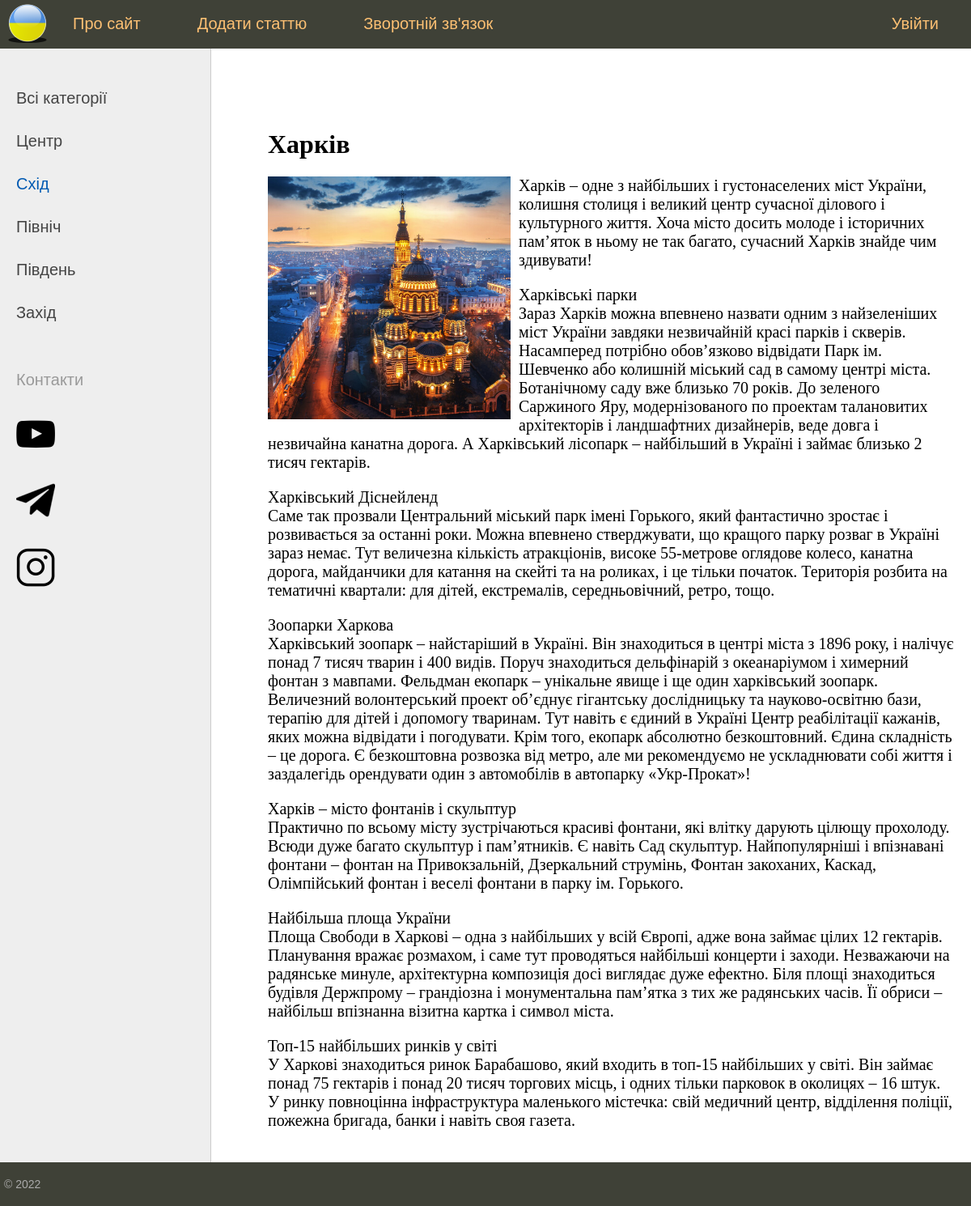
The app's page /post/kharkiv with its own data.
### ukraine/models.py (models this page shows, shortened)
class Category(models.Model):
    name = models.CharField(max_length=100, db_index=True, verbose_name="Category")
    slug = models.SlugField(max_length=255, unique=True, db_index=True, verbose_name="URL" )
    def get_absolute_url(self):
        return reverse('category', kwargs={'category_slug': self.slug})
    class Meta:
        verbose_name='Категорії'
        verbose_name_plural='Категорії'
        ordering= ['id', 'name',]

class Ukraine(models.Model):
    title = models.CharField(max_length=255, verbose_name='Заголовок')
    slug=models.SlugField(max_length=255, unique=True, db_index=True, verbose_name="URL")
    content = models.TextField(blank=True, verbose_name='Текст')
    photo = models.ImageField(upload_to='photos/%Y/%m/%d/', verbose_name='Фото')
    time_create = models.DateTimeField(auto_now_add=True, verbose_name='Час створення')
    time_update = models.DateTimeField(auto_now=True, verbose_name='Час зміни')
    is_published = models.BooleanField(default=True, verbose_name='Публікація')
    cat = models.ForeignKey('Category', on_delete=models.PROTECT,verbose_name='Категорії')
    class Meta:
        verbose_name = 'Міста України'
        verbose_name_plural = 'Міста України'
        ordering = ['time_create', 'title']

### ukraine/views.py (the view)
# urls.py: path('post/<slug:post_slug>', show_post, name='post'),
def show_post(request, post_slug):
    post = get_object_or_404(Ukraine, slug=post_slug)
    context = {
        'post': post,
        'menu': menu,
        'title': post.title,
        'cat_selected': post.cat_id
    }
    return render(request, 'ukraine/post.html', context=context)

### ukraine/templatetags/ukraine_tags.py (called while the page is built)
@register.simple_tag(name="getcats")
def get_categories(filter=None):
    if not filter:
        return Category.objects.all()
    else:
        return Category.objects.filter(pk=filter)

@register.inclusion_tag('ukraine/list_categories.html')
def show_categories(sort=None, cat_selected=None):
    if not sort:
        cats = Category.objects.all()
    else:
        cats=Category.objects.order_by(sort)
    return {"cats":cats, "cat_selected": cat_selected}

### ukraine/templates/ukraine/post.html
{% extends 'ukraine/base.html' %}
{% block content %}
<h1>{{post.title}}</h1>
{% if post.photo %}
<p><img class="img-article-left" src="{{post.photo.url}}"></p>
{% endif %}
{{post.content|linebreaks}}
{% endblock %}

### ukraine/templates/ukraine/list_categories.html
{% for c in cats %}
	{% if c.pk == cat_selected %}
		<li class="selected">{{c.name}}</li>
	{% else %}
		<li><a href="{{ c.get_absolute_url }}">{{c.name}}</a> </li>
	{% endif %}
{% endfor %}

### ukraine/static/ukraine/css/styles.css (style rules this page uses)
html, body { font-family: 'Arial'; margin: 0; padding: 0; height: 100%; width: 100%; color: #444; }
a { color: #0059b2; text-decoration: none; }
img { max-width: 600px; height: auto; }
img.img-article-left { max-width: 300px; height: auto; float: left; padding: 0 10px 10px 0; }
.left-chapters ul li { margin: 30px 0 0 0; color: #999; }
.left-chapters ul li.selected { color: #0059b2; }
.left-chapters ul li a { color: #444; text-decoration: none; }
.content-text h1 { font-size: 32px; }

### records on screen
Category: name "Центр"
Category: name "Схід"
Category: name "Північ"
Category: name "Південь"
Category: name "Захід"
Ukraine: title "Харків", photo (picture), content "Харків – одне з найбільших і густонаселених міст України, колишня столиця і великий центр сучасної ділового і культурного життя. Хоча місто досить молоде і історичних пам’яток в ньому не так багато, сучасний Харків знайде чим здивувати! Харківські парки Зараз Харків можна впевнено назвати одним з найзеленіших міст України завдяки незвичайній красі парків і скверів. Насамперед потрібно обов’язково відвідати Парк ім. Шевченко або колишній міський сад в самому центрі міста. Ботанічному саду вже близько 70 років. До зеленого Саржиного Яру, модернізованого по проектам талановитих архітекторів і ландшафтних дизайнерів, веде довга і незвичайна канатна дорога. А Харківський лісопарк – найбільший в…"

### other values on screen
{{ m.title }} "Про сайт" "Додати статтю" "Зворотній зв'язок"
{{ m.title }} "Увійти"
